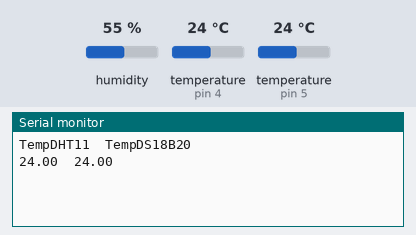
This sketch was run on a simulated Arduino Uno, built with avr-gcc and run on an emulated ATmega328P. Shown: the last lines printed to the serial monitor. The test bench sets the inputs (shaded band); at power-on: temperature (sensors on pin 4, pin 5) 24 °C, humidity 55 %.

Above: at 3.2 s.
3.3 s: temperature (sensor on pin 4) set to 12 °C
At 6.0 s:
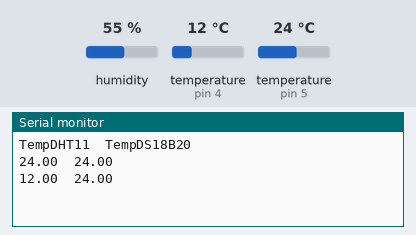
6.9 s: temperature (sensor on pin 5) set to 12 °C
At 8.8 s:
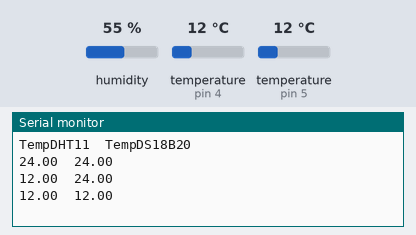
10.5 s: temperature (sensor on pin 4) set to 19 °C
At 11.8 s:
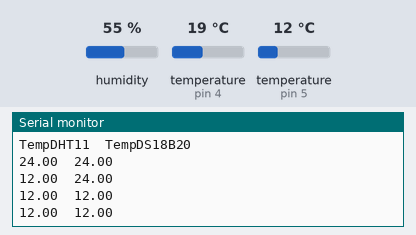
14.1 s: temperature (sensor on pin 5) set to 19 °C
At 14.1 s:
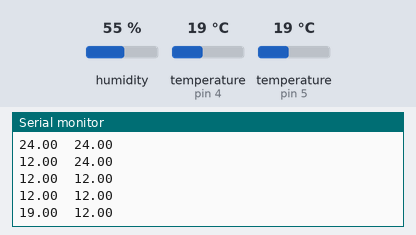
Timing chart, 0 to 17.1 s (numbered marks = the images above; inputs shaded):
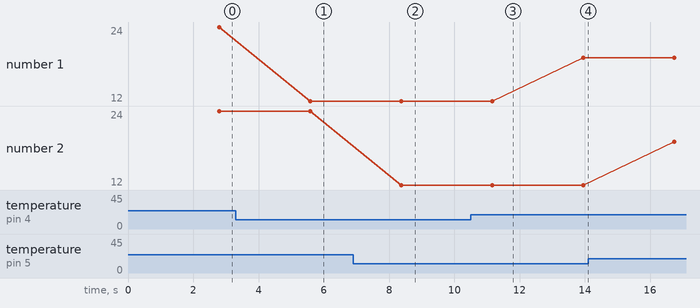

The sketch:

Temp_compara.ino
```cpp
#include <Adafruit_Sensor.h>
#include <DHT.h>
#include <OneWire.h>
#include <DallasTemperature.h>

// --- DHT11 ---
#define DHTPIN 4
#define DHTTYPE DHT11
DHT dht(DHTPIN, DHTTYPE);

// --- DS18B20 ---
#define ONE_WIRE_BUS 5
OneWire oneWire(ONE_WIRE_BUS);
DallasTemperature sensors(&oneWire);

void setup() {
  Serial.begin(115200);
  dht.begin();
  sensors.begin();
  delay(2000);  // Tiempo inicial para estabilizar sensores

  // Encabezado para el Plotter o MATLAB
  Serial.println("TempDHT11\tTempDS18B20");
}

void loop() {
  // Leer sensor DHT11
  float tempDHT = dht.readTemperature();

  // Leer sensor DS18B20
  sensors.requestTemperatures();
  float tempDS = sensors.getTempCByIndex(0);

  // Validar y mostrar
  if (isnan(tempDHT)) {
    Serial.print("NaN\t");
  } else {
    Serial.print(tempDHT, 2);
    Serial.print("\t");
  }

  if (tempDS == DEVICE_DISCONNECTED_C) {
    Serial.println("NaN");
  } else {
    Serial.println(tempDS, 2);
  }

  delay(2000);  // Esperar 2 segundos entre lecturas
}
```

Measured:
- after the input at 3.3 s, the serial monitor: prints a new line after 2.3 s (image 1)
- after the input at 6.9 s, the serial monitor: prints a new line after 1.5 s (image 2)
- plotted number 1: 24 → 12 after the input at 3.3 s, 12 → 19 after the input at 10.5 s
